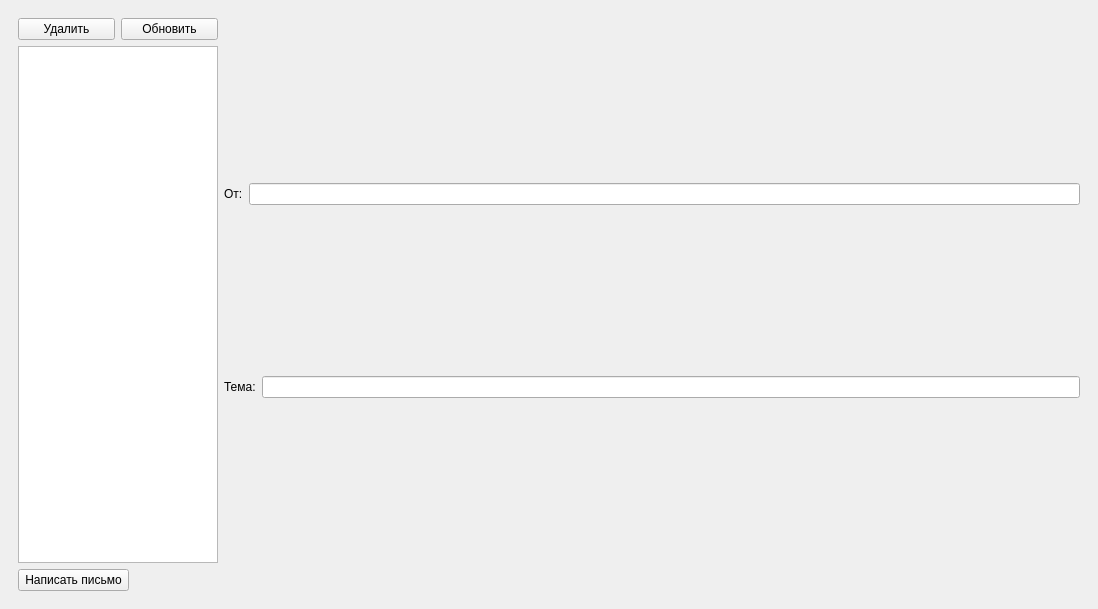
<?xml version="1.0" encoding="UTF-8"?>
<ui version="4.0">
 <class>MainWindow</class>
 <widget class="QMainWindow" name="MainWindow">
  <property name="geometry">
   <rect>
    <x>0</x>
    <y>0</y>
    <width>1098</width>
    <height>609</height>
   </rect>
  </property>
  <property name="windowTitle">
   <string>Мой почтовый ящик</string>
  </property>
  <widget class="QWidget" name="centralwidget">
   <layout class="QVBoxLayout" name="verticalLayout">
    <item>
     <widget class="QStackedWidget" name="stackedWidget">
      <property name="currentIndex">
       <number>1</number>
      </property>
      <widget class="QWidget" name="page">
       <layout class="QVBoxLayout" name="verticalLayout_2">
        <item>
         <spacer name="verticalSpacer_2">
          <property name="orientation">
           <enum>Qt::Vertical</enum>
          </property>
          <property name="sizeHint" stdset="0">
           <size>
            <width>20</width>
            <height>40</height>
           </size>
          </property>
         </spacer>
        </item>
        <item>
         <widget class="QLabel" name="label_3">
          <property name="text">
           <string>Авторизация:</string>
          </property>
         </widget>
        </item>
        <item>
         <layout class="QFormLayout" name="formLayout">
          <item row="0" column="0">
           <widget class="QLabel" name="label">
            <property name="text">
             <string>Логин:</string>
            </property>
           </widget>
          </item>
          <item row="0" column="1">
           <widget class="QLineEdit" name="lineEdit_login">
            <property name="maximumSize">
             <size>
              <width>200</width>
              <height>16777215</height>
             </size>
            </property>
            <property name="text">
             <string>makarklesov</string>
            </property>
           </widget>
          </item>
          <item row="1" column="0">
           <widget class="QLabel" name="label_2">
            <property name="text">
             <string>Пароль:</string>
            </property>
           </widget>
          </item>
          <item row="1" column="1">
           <widget class="QLineEdit" name="lineEdit_password">
            <property name="maximumSize">
             <size>
              <width>200</width>
              <height>16777215</height>
             </size>
            </property>
            <property name="text">
             <string>qwerty123</string>
            </property>
           </widget>
          </item>
         </layout>
        </item>
        <item>
         <layout class="QHBoxLayout" name="horizontalLayout">
          <item>
           <spacer name="horizontalSpacer">
            <property name="orientation">
             <enum>Qt::Horizontal</enum>
            </property>
            <property name="sizeType">
             <enum>QSizePolicy::Fixed</enum>
            </property>
            <property name="sizeHint" stdset="0">
             <size>
              <width>167</width>
              <height>20</height>
             </size>
            </property>
           </spacer>
          </item>
          <item>
           <widget class="QPushButton" name="pushButton_authorization">
            <property name="sizePolicy">
             <sizepolicy hsizetype="Fixed" vsizetype="Fixed">
              <horstretch>0</horstretch>
              <verstretch>0</verstretch>
             </sizepolicy>
            </property>
            <property name="text">
             <string>Вход</string>
            </property>
           </widget>
          </item>
          <item>
           <spacer name="horizontalSpacer_2">
            <property name="orientation">
             <enum>Qt::Horizontal</enum>
            </property>
            <property name="sizeHint" stdset="0">
             <size>
              <width>40</width>
              <height>20</height>
             </size>
            </property>
           </spacer>
          </item>
         </layout>
        </item>
        <item>
         <spacer name="verticalSpacer">
          <property name="orientation">
           <enum>Qt::Vertical</enum>
          </property>
          <property name="sizeHint" stdset="0">
           <size>
            <width>20</width>
            <height>40</height>
           </size>
          </property>
         </spacer>
        </item>
       </layout>
      </widget>
      <widget class="QWidget" name="page_2">
       <layout class="QVBoxLayout" name="verticalLayout_3">
        <item>
         <layout class="QHBoxLayout" name="horizontalLayout_2">
          <item>
           <layout class="QVBoxLayout" name="verticalLayout_6">
            <item>
             <layout class="QHBoxLayout" name="horizontalLayout_3">
              <item>
               <widget class="QPushButton" name="pushButton_deleteLetter">
                <property name="text">
                 <string>Удалить</string>
                </property>
               </widget>
              </item>
              <item>
               <widget class="QPushButton" name="pushButton_refreshMail">
                <property name="text">
                 <string>Обновить</string>
                </property>
               </widget>
              </item>
             </layout>
            </item>
            <item>
             <widget class="QListWidget" name="listWidget_letters">
              <property name="sizePolicy">
               <sizepolicy hsizetype="Fixed" vsizetype="Expanding">
                <horstretch>0</horstretch>
                <verstretch>0</verstretch>
               </sizepolicy>
              </property>
              <property name="maximumSize">
               <size>
                <width>200</width>
                <height>16777215</height>
               </size>
              </property>
             </widget>
            </item>
           </layout>
          </item>
          <item>
           <layout class="QVBoxLayout" name="browserLayout">
            <item>
             <layout class="QHBoxLayout" name="horizontalLayout_7">
              <item>
               <widget class="QLabel" name="label_letterSender">
                <property name="text">
                 <string>От:</string>
                </property>
               </widget>
              </item>
              <item>
               <widget class="QLineEdit" name="lineEdit_letterSender">
                <property name="readOnly">
                 <bool>true</bool>
                </property>
               </widget>
              </item>
             </layout>
            </item>
            <item>
             <layout class="QHBoxLayout" name="Layout_8">
              <item>
               <widget class="QLabel" name="label_6">
                <property name="text">
                 <string>Тема:</string>
                </property>
               </widget>
              </item>
              <item>
               <widget class="QLineEdit" name="lineEdit_letterSubject">
                <property name="dragEnabled">
                 <bool>false</bool>
                </property>
                <property name="readOnly">
                 <bool>true</bool>
                </property>
               </widget>
              </item>
             </layout>
            </item>
           </layout>
          </item>
         </layout>
        </item>
        <item>
         <widget class="QPushButton" name="pushButton_writeLetter">
          <property name="sizePolicy">
           <sizepolicy hsizetype="Fixed" vsizetype="Fixed">
            <horstretch>0</horstretch>
            <verstretch>0</verstretch>
           </sizepolicy>
          </property>
          <property name="text">
           <string> Написать письмо </string>
          </property>
         </widget>
        </item>
       </layout>
      </widget>
      <widget class="QWidget" name="page_3">
       <layout class="QVBoxLayout" name="verticalLayout_4">
        <item>
         <layout class="QFormLayout" name="formLayout_2">
          <item row="0" column="0">
           <widget class="QLabel" name="label_7">
            <property name="text">
             <string>Адрес отправителя:</string>
            </property>
           </widget>
          </item>
          <item row="0" column="1">
           <widget class="QLineEdit" name="lineEdit_newLetterSenderAddres">
            <property name="text">
             <string>makarklesov@ngs.ru</string>
            </property>
           </widget>
          </item>
          <item row="2" column="0">
           <widget class="QLabel" name="label_4">
            <property name="text">
             <string>Адрес получателя:</string>
            </property>
           </widget>
          </item>
          <item row="2" column="1">
           <widget class="QLineEdit" name="lineEdit_newLetterRecipientAddres">
            <property name="text">
             <string>makrusim@yandex.ru</string>
            </property>
           </widget>
          </item>
          <item row="3" column="0">
           <widget class="QLabel" name="label_5">
            <property name="text">
             <string>Тема:</string>
            </property>
           </widget>
          </item>
          <item row="3" column="1">
           <widget class="QLineEdit" name="lineEdit_newLetterSubject">
            <property name="text">
             <string>Тест лабы №7</string>
            </property>
           </widget>
          </item>
          <item row="1" column="0">
           <widget class="QLabel" name="label_8">
            <property name="text">
             <string>Отправитель:</string>
            </property>
           </widget>
          </item>
          <item row="1" column="1">
           <widget class="QLineEdit" name="lineEdit_newLetterSener">
            <property name="text">
             <string>Макар</string>
            </property>
           </widget>
          </item>
         </layout>
        </item>
        <item>
         <widget class="QTextEdit" name="textEdit_newLetterBody"/>
        </item>
        <item>
         <layout class="QHBoxLayout" name="horizontalLayout_5">
          <item>
           <widget class="QPushButton" name="pushButton_addAttachment">
            <property name="text">
             <string>Добавить вложение</string>
            </property>
           </widget>
          </item>
          <item>
           <spacer name="horizontalSpacer_4">
            <property name="orientation">
             <enum>Qt::Horizontal</enum>
            </property>
            <property name="sizeHint" stdset="0">
             <size>
              <width>40</width>
              <height>20</height>
             </size>
            </property>
           </spacer>
          </item>
         </layout>
        </item>
        <item>
         <layout class="QHBoxLayout" name="horizontalLayout_4">
          <item>
           <widget class="QPushButton" name="pushButton_newLetterCancel">
            <property name="sizePolicy">
             <sizepolicy hsizetype="Fixed" vsizetype="Fixed">
              <horstretch>0</horstretch>
              <verstretch>0</verstretch>
             </sizepolicy>
            </property>
            <property name="text">
             <string>Отмена</string>
            </property>
           </widget>
          </item>
          <item>
           <widget class="QPushButton" name="pushButton_newLetterSend">
            <property name="sizePolicy">
             <sizepolicy hsizetype="Fixed" vsizetype="Fixed">
              <horstretch>0</horstretch>
              <verstretch>0</verstretch>
             </sizepolicy>
            </property>
            <property name="text">
             <string>Отправить</string>
            </property>
           </widget>
          </item>
          <item>
           <spacer name="horizontalSpacer_3">
            <property name="orientation">
             <enum>Qt::Horizontal</enum>
            </property>
            <property name="sizeHint" stdset="0">
             <size>
              <width>40</width>
              <height>20</height>
             </size>
            </property>
           </spacer>
          </item>
         </layout>
        </item>
       </layout>
      </widget>
     </widget>
    </item>
   </layout>
  </widget>
 </widget>
 <resources/>
 <connections/>
</ui>
